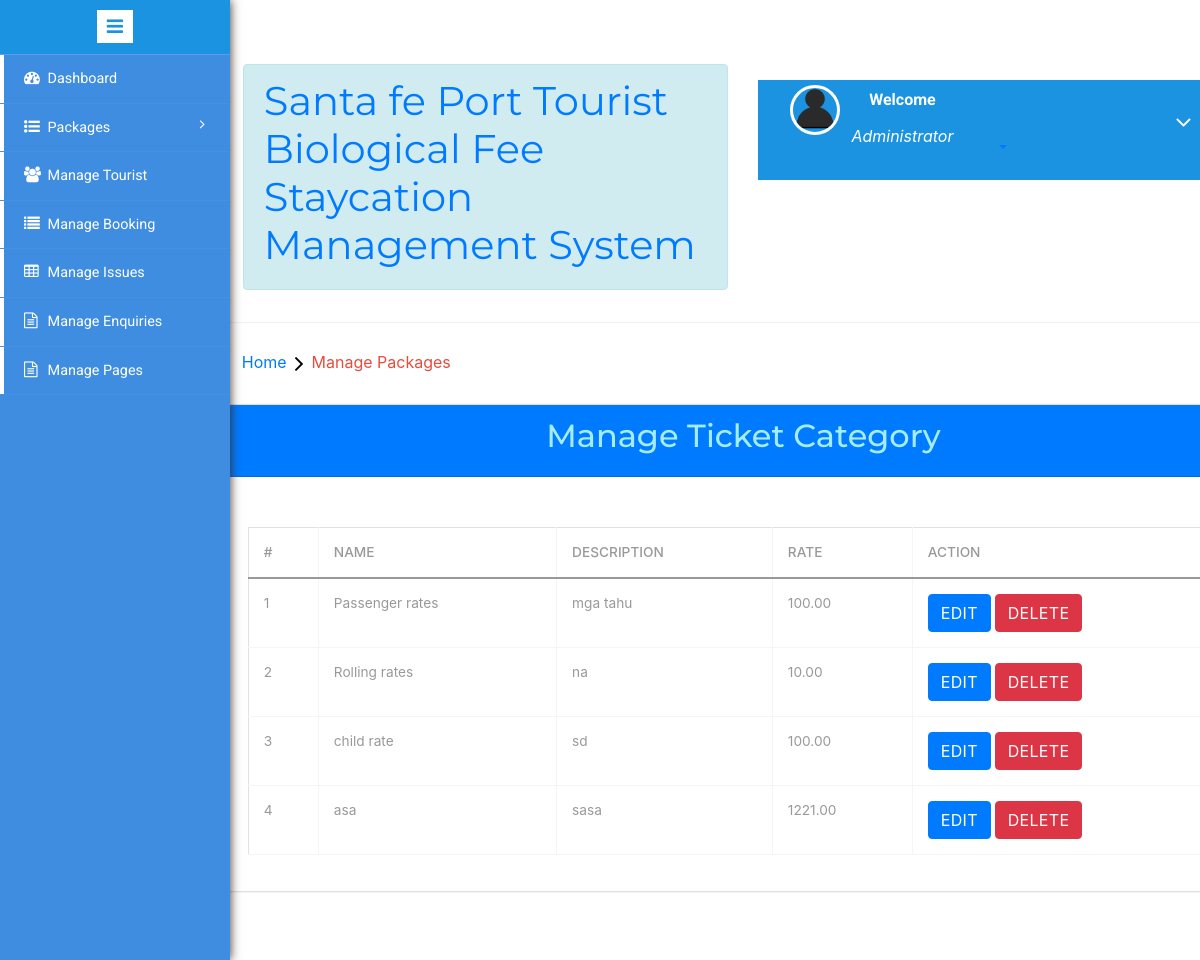
The app's page /admin/mange_ticket_category.php (signed in) with its own data.
### tables this page shows
CREATE TABLE `ticket_category` (
  `id` int(11) NOT NULL,
  `name` varchar(100) NOT NULL,
  `description` text DEFAULT NULL,
  `rate` decimal(10,2) NOT NULL,
  `isActive` tinyint(1) NOT NULL DEFAULT 1
);

### admin/mange_ticket_category.php (the view, shortened to what this page needs)
<?php session_start();
include ('includes/config.php');
if (strlen($_SESSION['alogin']) == 0) {
    header('location:index.php');
} else {
    $sql = "SELECT * FROM ticket_Category";
    $query = $dbh->prepare($sql);
    $query->execute();
    $results = $query->fetchAll(PDO::FETCH_OBJ);
    ?>
    <!DOCTYPE HTML>
    <html>
    <head>
        <link href="css/bootstrap.min.css" rel='stylesheet' type='text/css' />
        <link href="css/style.css" rel='stylesheet' type='text/css' />
        <link rel="stylesheet" href="css/morris.css" type="text/css" />
        <link href="css/font-awesome.css" rel="stylesheet">
        <link rel="stylesheet" type="text/css" href="css/table-style.css" />
        <link rel="stylesheet" type="text/css" href="css/basictable.css" />
        <link href="https://cdn.jsdelivr.net/npm/bootstrap@5.0.2/dist/css/bootstrap.min.css" rel="stylesheet"
>
        <link rel="stylesheet" href="https://maxcdn.bootstrapcdn.com/bootstrap/4.5.2/css/bootstrap.min.css">
        <link rel="stylesheet" href="css/icon-font.min.css" type='text/css' />
    </head>
    <body>
        <div class="page-container">
            <div class="left-content">
                <div class="mother-grid-inner">
                    <?php include ('includes/header.php'); ?>
                </div>
                <ol class="breadcrumb">
                    <li class="breadcrumb-item"><a href="index.html">Home</a><i class="fa fa-angle-right"></i>Manage
                        Packages</li>
                </ol>
                <div class="agile-grids">
                    <div class="card">
                        <div class="card-header text-center bg-primary">
                            <h2>Manage Ticket Category</h2>
                        </div>
                        <div class="card-body">
                            <table class="table table-bordered">
                                <thead>
                                    <tr>
                                        <th>#</th>
                                        <th>Name</th>
                                        <th>Description</th>
                                        <th>Rate</th>
                                        <th>Action</th>
                                    </tr>
                                </thead>
                                <tbody>
                                    <?php
                                    $cnt = 1;
                                    if ($query->rowCount() > 0) {
                                        foreach ($results as $result) {
                                            ?>
                                            <tr>
                                                <td><?php echo htmlentities($cnt); ?></td>
                                                <td><?php echo htmlentities($result->name); ?></td>
                                                <td><?php echo htmlentities($result->description); ?></td>
                                                <td><?php echo htmlentities($result->rate); ?></td>
                                                <td>
                                                    <a href="update_category.php?id=<?php echo htmlentities($result->id); ?>"
                                                        class="btn btn-primary">Edit</a>
                                                    <button class="btn btn-danger"
                                                        onclick="confirmDelete(<?php echo $result->id; ?>)">Delete</button>
                                                </td>
                                            </tr>
                                            <?php
                                            $cnt++;
                                        }
                                    }
                                    ?>
                                </tbody>
                            </table>
                        </div>
                    </div>
                    <?php include ('includes/footer.php'); ?>
                </div>
            </div>
            <?php include ('includes/sidebarmenu.php'); ?>
        </div>
    </body>
    </html>
<?php } ?>

### admin/includes/header.php (shortened to what this page needs)
<div class="header-main mt-5 dont-print">
	<div class="row">
		<div class="col-6">
			<div class="alert alert-info">
				<h1><a href="dashboard.php">Santa fe Port Tourist Biological Fee Staycation Management System</a></h1>
			</div>
		</div>
		<div class="col-6">
			<div class="">
				<div class="profile_details mt-3">
					<ul>
						<li class="dropdown profile_details_drop">
							<a href="#" class="dropdown-toggle" data-toggle="dropdown" aria-expanded="false">
								<div class="profile_img">
									<span class="prfil-img"><img src="images/User-icon.png" alt=""> </span>
									<div class="user-name">
										<p>Welcome</p>
										<span>Administrator</span>
									</div>
									<i class="fa fa-angle-down"></i>
									<div class="clearfix"></div>
								</div>
							</a>
						</li>
					</ul>
				</div>
			</div>
		</div>
	</div>
</div>

### admin/includes/footer.php
<div class="copyrights dont-print">

### admin/includes/sidebarmenu.php (shortened to what this page needs)
<link rel="stylesheet" href="https://cdn.jsdelivr.net/npm/bootstrap-icons@1.11.3/font/bootstrap-icons.min.css">
<div class="sidebar-menu dont-print">
	<header class="logo1">
		<a href="#" class="sidebar-icon"> <span class="fa fa-bars"></span> </a>
	</header>
	<div class="menu">
		<ul id="menu">
			<li><a href="dashboard.php"><i class="fa fa-tachometer"></i> <span>Dashboard</span>
				</a></li>
			<li id="menu-academico"><a href="#"><i class="fa fa-list-ul" aria-hidden="true"></i><span> Packages
					</span> <span class="fa fa-angle-right" style="float: right"></span>
				</a>
			</li>
			<li id="menu-academico"><a href="manage-users.php"><i class="fa fa-users"
						aria-hidden="true"></i><span>Manage Tourist</span>
				</a></li>
			<li><a href="manage-bookings.php"><i class="fa fa-list" aria-hidden="true"></i> <span>Manage Booking</span>
				</a></li>
			<li><a href="manageissues.php"><i class="fa fa-table"></i> <span>Manage Issues</span>
				</a></li>
			<li><a href="manage-enquires.php"><i class="fa fa-file-text-o" aria-hidden="true"></i> <span>Manage
						Enquiries</span>
				</a></li>
			<li><a href="manage-pages.php"><i class="fa fa-file-text-o" aria-hidden="true"></i> <span>Manage
						Pages</span>
				</a></li>
		</ul>
	</div>
	</div>

### admin/css/table-style.css (style rules this page uses)
table { background: white; border-collapse: collapse; margin: 1.25em 0 0; width: 100%; }
table tr, table th, table td { border: none; border-bottom: 1px solid #e8e8e8; font-size: .95em; }
table th, table td { padding: 10px 12px; text-align: left; }
table th { background: #e74c3c; color: #fff; text-transform: uppercase; }
table tr td { background: #f3faff; color: #424242; }
table tr:nth-of-type(2n+2) td { background: #ffffff; }
table { width: 100%; }
.table { margin: 30px 0; border-collapse: collapse; border-spacing: 0; empty-cells: show; border: 1px solid #e0e0e0; }
.table td, .table th { border-left: 1px solid #e0e0e0; border-width: 0 0 0 1px; font-size: inherit; margin: 0; overflow: visible; padding: 0.5em 1em; font-weight: normal; }
.table td:first-child, .table th:first-child { border-left-width: 0; }
.table thead, .table tfoot { background-color: #f05050; color: #fff; text-align: left; vertical-align: bottom; }
.table thead td, .table tfoot td, .table thead th, .table tfoot th { border-color: #fff; }
.table td { background-color: transparent; }

### admin/includes/header.php (style rules this page uses)
a { text-decoration: none !important; }
.col-6 { background-color: white !important; }
.profile_details { width: 100% !important; }

### records on screen
ticket_category: name "Passenger rates", description "mga tahu", rate "100.00"
ticket_category: name "Rolling rates", description "na", rate "10.00"
ticket_category: name "child rate", description "sd", rate "100.00"
ticket_category: name "asa", description "sasa", rate "1221.00"
